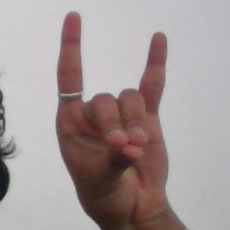
#> input picture Projects/Build_week_3/GUI/Virtual_GUI/test_img.png, 230 x 230 px
$ python -i prediction_for_model.py   (imports and definitions only)
#> lines starting #> are read from the running program, lines starting #| are printed output that depends on the picture; after the words box and inside, x2 and y2 are one past the last pixel; in counts of white or black regions, pixels touching at a corner belong together
import torch
import torch.nn.functional as F
import cv2
import numpy as np
from statistics import mode

def bbox_landmarks(hn_landmark, image):
    padding = 20
    crop_copy = image.copy()

    x = [landmark.x for landmark in hn_landmark.landmark]
    y = [landmark.y for landmark in hn_landmark.landmark]

    coords = [min(x) * image.shape[1], max(x) * image.shape[1], min(y) * image.shape[0], max(y) * image.shape[0]]
    center = np.array([np.mean(x) * image.shape[1], np.mean(y) * image.shape[0]]).astype('int32')

    dist = [center[0] - coords[0], coords[1] - center[0], center[1] - coords[2], coords[3] - center[1]]
    bb_dim = int(max(dist) + padding)

    start_r = center[1] - bb_dim
    start_c = center[0] - bb_dim
    end_r = center[1] + bb_dim
    end_c = center[0] + bb_dim

    if start_r != 0 or start_c != 0:
        crop = crop_copy[start_r:end_r, start_c:end_c]
    elif start_r < 0 and start_c < 0:
        crop = crop_copy[:end_r, :end_c]

    return crop


def add_dim(image):

    kernel = (3, 3)
    gray = cv2.cvtColor(image, cv2.COLOR_RGB2GRAY)
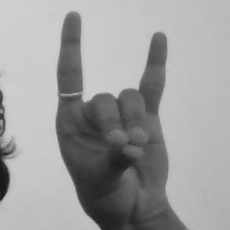
#> gray: shape (230, 230); min 21, max 208, mean 157.2
    inverted = 255 - gray
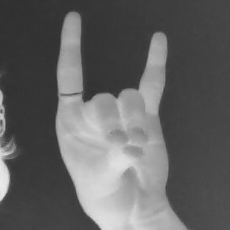
#> inverted: shape (230, 230); min 47, max 234, mean 97.8

    blurred = cv2.GaussianBlur(inverted, kernel, 0)

    canny = cv2.Canny(blurred, 100, 200)
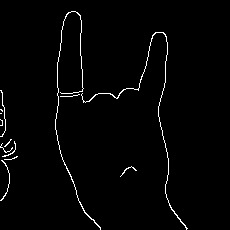
#> canny: shape (230, 230); 1.9% white in thin lines or dots, all inside (x1, y1, x2, y2) = (0, 11, 188, 230)

    closing = cv2.morphologyEx(canny, cv2.MORPH_CLOSE, kernel)
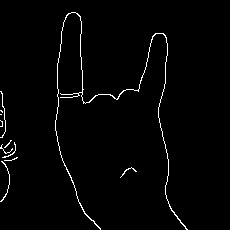
#> closing: shape (230, 230); 1.9% white in thin lines or dots, all inside (x1, y1, x2, y2) = (0, 12, 188, 230)

    dilated = cv2.dilate(closing, kernel, iterations=4)
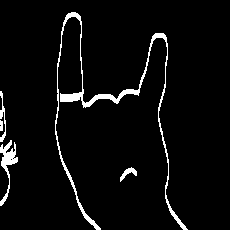
#> dilated: shape (230, 230); 4.4% white; 5 white regions, box (x1, y1, x2, y2) and area: (55, 12, 188, 230) 1703, (0, 140, 18, 206) 384, (0, 91, 6, 142) 121, (120, 167, 137, 182) 95, (0, 120, 3, 131) 30

#> (the run stopped early here; a loop or call above may not have finished)
